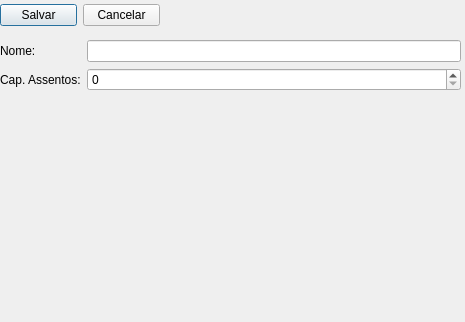
<?xml version="1.0" encoding="UTF-8"?>
<ui version="4.0">
 <class>FormCadastroTeatro</class>
 <widget class="QDialog" name="FormCadastroTeatro">
  <property name="geometry">
   <rect>
    <x>0</x>
    <y>0</y>
    <width>465</width>
    <height>322</height>
   </rect>
  </property>
  <property name="windowTitle">
   <string>Dialog</string>
  </property>
  <widget class="QWidget" name="horizontalLayoutWidget">
   <property name="geometry">
    <rect>
     <x>0</x>
     <y>0</y>
     <width>160</width>
     <height>31</height>
    </rect>
   </property>
   <layout class="QHBoxLayout" name="horizontalLayout">
    <item>
     <widget class="QPushButton" name="btnSalvar">
      <property name="text">
       <string>Salvar</string>
      </property>
     </widget>
    </item>
    <item>
     <widget class="QPushButton" name="btnCancelar">
      <property name="text">
       <string>Cancelar</string>
      </property>
     </widget>
    </item>
   </layout>
  </widget>
  <widget class="QWidget" name="formLayoutWidget">
   <property name="geometry">
    <rect>
     <x>0</x>
     <y>40</y>
     <width>461</width>
     <height>191</height>
    </rect>
   </property>
   <layout class="QFormLayout" name="formLayout">
    <item row="0" column="0">
     <widget class="QLabel" name="label">
      <property name="text">
       <string>Nome:</string>
      </property>
     </widget>
    </item>
    <item row="0" column="1">
     <widget class="QLineEdit" name="edtNome"/>
    </item>
    <item row="1" column="0">
     <widget class="QLabel" name="label_2">
      <property name="text">
       <string>Cap. Assentos:</string>
      </property>
     </widget>
    </item>
    <item row="1" column="1">
     <widget class="QSpinBox" name="spnCapAssentos"/>
    </item>
   </layout>
  </widget>
 </widget>
 <resources/>
 <connections/>
</ui>
